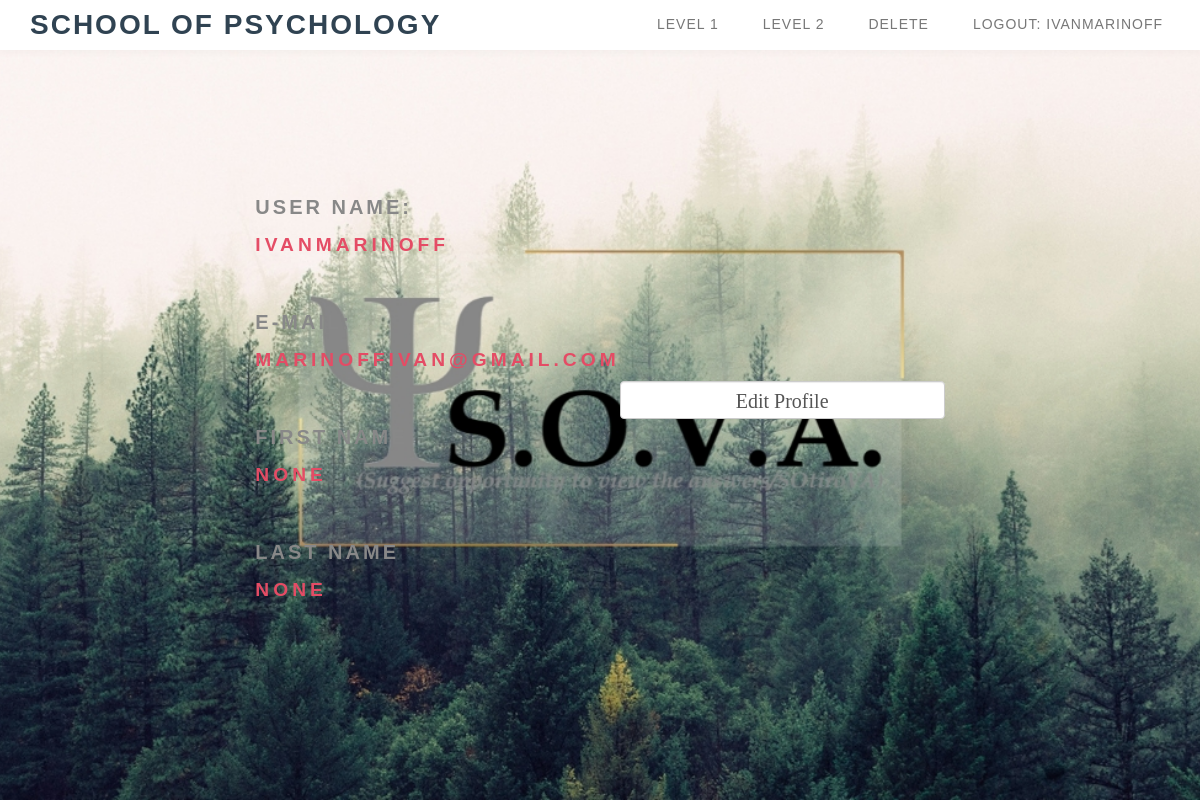
Screenshot of /api/users/profile/1/ (signed in) with the database file from the repository.
### sova_school/users/models.py (models this page shows, shortened)
class User(auth_models.AbstractUser):
    first_name = models.CharField(
        max_length=30,
        blank=True,
        null=True,
        validators=[
            validate_only_alphabetical,
        ]
    )
    last_name = models.CharField(
        max_length=30,
        blank=True,
        null=True,
        validators=[
            validate_only_alphabetical,
        ]
    )
    email = models.EmailField(
        unique=True,
        validators=[validate_email],
    )

### sova_school/users/views.py (the view, shortened to what this page needs)
# urls.py: path('', ProfileDetailsView.as_view(), name='profile-details'),
class ProfileDetailsView(ErrorRedirectMixin, auth_mixins.LoginRequiredMixin, views.DetailView):
    template_name = 'users/profile-details.html'
    model = UserModel
    form_class = UserEditForm
    def get_context_data(self, **kwargs):
        context = super().get_context_data(**kwargs)
        context['user'] = self.object

### templates/users/profile-details.html (shortened to what this page needs)
{% extends 'users/user_navbar.html' %}
{% block user_content %}
    <form action="{% url 'profile-details' request.user.pk %}" method="get" class="wow fadeInUp">
        <h2><p>User Name:</p> {{ request.user.username }}</h2>
        <br>
        <h2><p>E-mail:</p>{{ request.user.email }}</h2>
        <br>
        <h2><p>First name</p>{{ request.user.first_name }}</h2>
        <br>
        <h2><p>Last name</p>{{ request.user.last_name }}</h2>
        <br>
    </form>
    <form action="{% url 'profile-edit' request.user.pk %}" method="get" class="wow fadeInUp">
            <input type="submit" class="form-control" value="Edit Profile">
        </form>
{% endblock user_content %}

### templates/users/user_navbar.html (shortened to what this page needs)
{% load static %}
<!DOCTYPE html>
<html lang="en">
<head>
    <link rel="stylesheet" href="{% static 'css/bootstrap.min.css' %}">
    <link rel="stylesheet" href="{% static 'css/animate.min.css' %}">
    <link rel="stylesheet" href="{% static 'css/font-awesome.min.css' %}">
    <link rel="stylesheet" href="{% static 'css/component.css' %}">
    <link rel="stylesheet" href="{% static 'css/owl.theme.css' %}">
    <link rel="stylesheet" href="{% static 'css/owl.carousel.css' %}">
    <link rel="stylesheet" href="{% static 'css/vegas.min.css' %}">
    <link rel="stylesheet" href="{% static 'css/style.css' %}">
    <link rel="stylesheet" href="{% static 'css/login.css' %}">
    <link rel="stylesheet" href="{% static 'css/signup.css' %}">
    <link rel="stylesheet" href="{% static 'css/profile_edit.css' %}">
    <link rel="stylesheet" href="{% static 'css/change_password.css' %}">
    <div class="navbar navbar-default navbar-fixed-top" role="navigation">
        <div class="container">
            <div class="navbar-header">
                <a href="{% url 'home_page' %}" class="navbar-brand smoothScroll">SCHOOL OF PSYCHOLOGY</a>
            </div>
            <div class="collapse navbar-collapse">
                <ul class="nav navbar-nav navbar-right">
                       {% if request.user.is_authenticated %}
                        <li><a href="{% url 'read-content' %}" class="smoothScroll"><span>Level 1</span></a></li>
                        <li><a href="{% url 'global-read-content' %}" class="smoothScroll"><span>Level 2</span></a></li>
                        <li><a href="{% url 'profile-delete' pk=request.user.pk %}"
                               class="smoothScroll"><span>Delete</span></a></li>
                        <li>
                            <form method="POST" action="{% url 'logout_user' %}">
                                <a href="#" class="smoothScroll" onclick="this.closest('form').submit(); return false;"><span>Logout: {{ request.user }}</span></a>
                            </form>
                        </li>
                    {% endif %}
                </ul>
            </div>
        </div>
    </div>
<body>
    {% block user_content %}
    {% endblock user_content%}
 </body>
</html>

### static/css/style.css (style rules this page uses)
body { background: #ffffff; font-family: 'DoubleShadow', DoubleShadow, Arial, sans-serif; font-size: 14px; font-style: normal; font-weight: 300; position: relative; display: inline-block; }
html, body { width: 100%; overflow-x: hidden; }
html { font-size: 100%; }
h1, h2, h3, h4 { font-weight: 300; }
h2 { color: #e44c65; font-size: 1.2rem; font-weight: bold; letter-spacing: 4px; text-transform: uppercase; }
p { color: #888888; font-size: 20px; letter-spacing: 3px; line-height: 34px; }
a { color: #e44c65; -webkit-transition: 0.5s; -o-transition: 0.5s; transition: 0.5s; text-decoration: none !important; }
* { -webkit-box-sizing: border-box; -moz-box-sizing: border-box; box-sizing: border-box; }
*:before, *:after { -webkit-box-sizing: border-box; -moz-box-sizing: border-box; box-sizing: border-box; }
.navbar-default { background: #ffffff; box-shadow: 0px 2px 8px 0px rgba(50, 50, 50, 0.04); border: none; margin-bottom: 0px !important; }
.navbar-default .navbar-brand { color: #304352; font-size: 28px; font-weight: bold; letter-spacing: 2px; margin: 0; }
.navbar-default .navbar-nav li a { color: #777; font-size: 14px; font-weight: 300; letter-spacing: 1px; text-transform: uppercase; -webkit-transition: all 0.4s ease-in-out; transition: all 0.4s ease-in-out; padding-right: 22px; padding-left: 22px; display: inline; }
.navbar-default .navbar-nav li a span { position: relative; display: inline-block; padding-bottom: 2px; }
.navbar-default .navbar-nav li a span:before { content: ""; position: absolute; width: 100%; height: 2px; bottom: 0; left: 0; background-color: rgba(255, 255, 255, 0.5); visibility: hidden; -webkit-transform: scaleX(0); -moz-transform: scaleX(0); -ms-transform: scaleX(0); -o-transform: scaleX(0); transform: scaleX(0); -webkit-transition: all 0.3s ease-in-out 0s; -moz-transition: all 0.3s ease-in-out 0s; -ms-transition: all 0.3s ease-in-out 0s; -o-transition: all 0.3s ease-in-out 0s; transition: all 0.3s ease-in-out 0s; }

### static/css/login.css (style rules this page uses)
body { margin: 0; padding: 0; display: flex; justify-content: center; align-items: center; min-height: 100vh; font-family: 'DoubleShadow', DoubleShadow, Arial, sans-serif; background: linear-gradient(to bottom, #0f0c29, #304352, #304352); }
input { width: 60%; height: 40px; background: #e0dede; justify-content: center; display: flex; margin: 20px auto; padding: 10px; border: none; outline: none; border-radius: 5px; }

### static/css/signup.css (style rules this page uses)
body { margin: 0; padding: 0; display: flex; justify-content: center; align-items: center; min-height: 100vh; font-family: 'DoubleShadow', DoubleShadow, Arial, sans-serif; background: linear-gradient(to bottom, #0f0c29, #304352, #304352); }
input { width: 60%; height: 15px; background: #e0dede; justify-content: center; display: flex; margin: 15px auto; padding: 10px; border: none; outline: none; border-radius: 5px; }

### static/css/profile_edit.css (style rules this page uses)
body { margin: 0; padding: 0; display: flex; justify-content: center; align-items: center; min-height: 100vh; font-family: 'DoubleShadow', DoubleShadow, Arial, sans-serif; background: linear-gradient(to bottom, #0f0c29, #304352, #304352); }
input { width: 100%; height: 20px; background: #e0dede; justify-content: center; display: flex; margin: 20px auto; padding: 10px; border: none; outline: none; border-radius: 5px; }

### static/css/change_password.css (style rules this page uses)
body { margin: 0; padding: 0; display: flex; justify-content: center; align-items: center; min-height: 100vh; font-family: 'DoubleShadow', DoubleShadow, Arial, sans-serif; background: linear-gradient(to bottom, #0f0c29, #304352, #304352); }
input { width: 90%; height: 40px; background: #e0dede; justify-content: center; display: flex; margin: 15px auto; padding: 20px; border: none; outline: none; border-radius: 5px; }

### rows the page displays
User: user "IVANMARINOFF", user.username "IVANMARINOFF", user.email "MARINOFFIVAN@GMAIL.COM", user.first_name "NONE", user.last_name "NONE"
